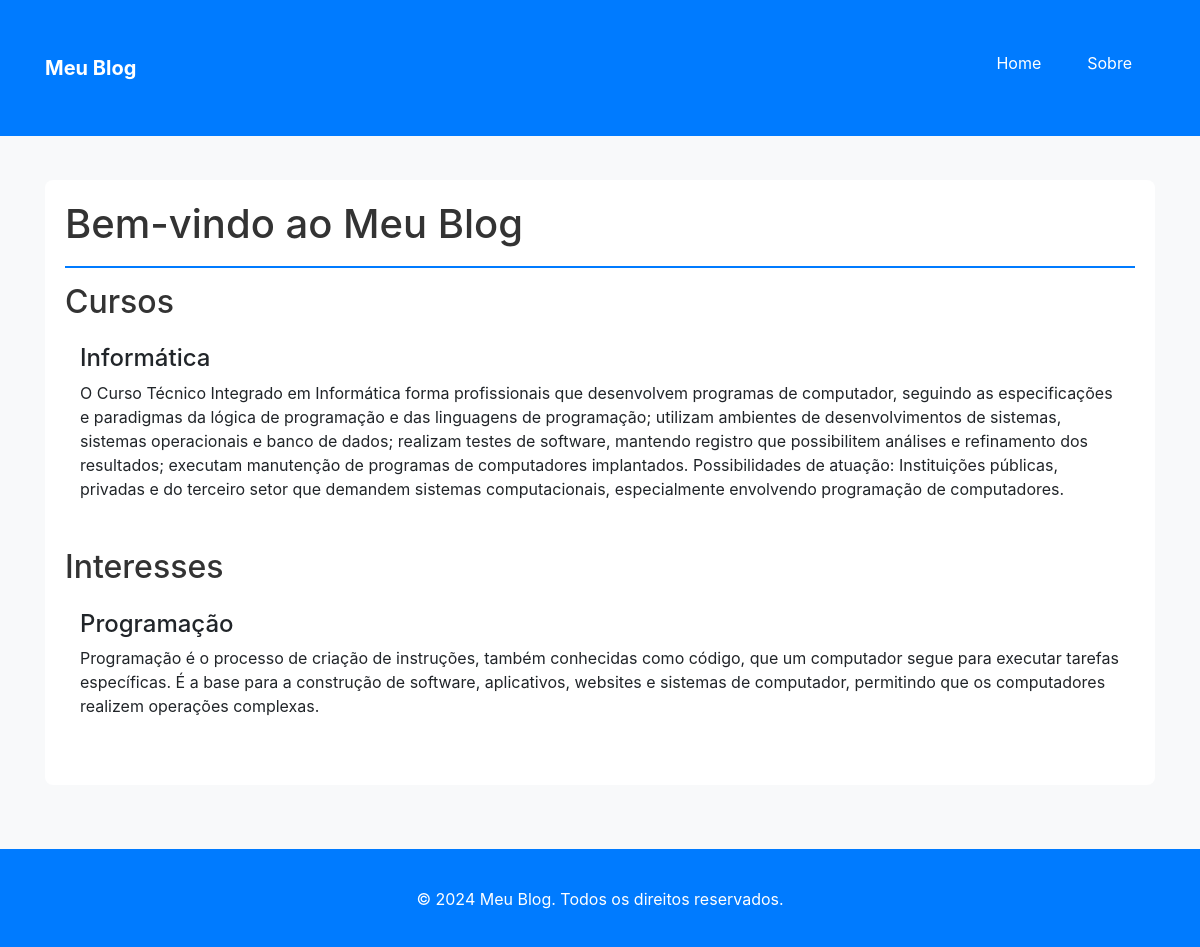
The page / on the database its author committed.
### blog/models.py (models this page shows, shortened)
class Curso(models.Model):
    nome = models.CharField(max_length=200)
    descricao = models.TextField()

class Interesse(models.Model):
    nome = models.CharField(max_length=200)
    descricao = models.TextField()

### blog/views.py (the view)
# urls.py: path('', views.home, name='home'),
def home(request):
    cursos = Curso.objects.all()
    interesses = Interesse.objects.all()
    return render(request, 'blog/home.html', {'cursos': cursos, 'interesses': interesses})

### blog/templates/blog/home.html
{% extends 'base.html' %}
{% block content %}
<div class="section">
    <div class="section-header">
        <h1>Bem-vindo ao Meu Blog</h1>
    </div>
    <div class="section-content">
        <h2>Cursos</h2>
        <ul>
            {% for curso in cursos %}
            <li>
                <h4>{{ curso.nome }}</h4>
                <p>{{ curso.descricao }}
            </li>
            {% endfor %}
        </ul>
        <h2>Interesses</h2>
        <ul>
            {% for interesse in interesses %}
            <li>
                <h4>{{ interesse.nome }}</h4>
                <p>{{ interesse.descricao }}</p>
            </li>
            {% endfor %}
        </ul>
    </div>
</div>
{% endblock %}

### blog/static/css/styles.css (style rules this page uses)
html, body { height: 100%; margin: 0; }
body { font-family: 'Arial', sans-serif; line-height: 1.6; background-color: #f4f4f4; display: flex; flex-direction: column; }
h1, h2, h3 { color: #333; }
h1 { font-size: 2.5rem; margin-bottom: 20px; }
h2 { font-size: 2rem; margin-bottom: 15px; }
.section { padding: 20px; background-color: #ffffff; border-radius: 8px; margin-bottom: 20px; }
.section-header { border-bottom: 2px solid #007bff; padding-bottom: 10px; margin-bottom: 15px; }
.section-content { margin-top: 10px; }
ul { list-style: none; padding: 0; }
ul li { border-radius: 4px; padding: 15px; margin-bottom: 10px; }
ul li h4 { margin-top: 0; }

### rows shown on the page
Curso: nome "Informática", descricao "O Curso Técnico Integrado em Informática forma profissionais que desenvolvem programas de computador, seguindo as especificações e paradigmas da lógica de programação e das linguagens de programação; utilizam ambientes de desenvolvimentos de sistemas, sistemas operacionais e banco de dados; realizam testes de software, mantendo registro que possibilitem análises e refinamento dos resultados; executam manutenção de programas de computadores implantados. Possibilidades de atuação: Instituições públicas, privadas e do terceiro setor que demandem sistemas computacionais, especialmente envolvendo programação de computadores."
Interesse: nome "Programação", descricao "Programação é o processo de criação de instruções, também conhecidas como código, que um computador segue para executar tarefas específicas. É a base para a construção de software, aplicativos, websites e sistemas de computador, permitindo que os computadores realizem operações complexas."
